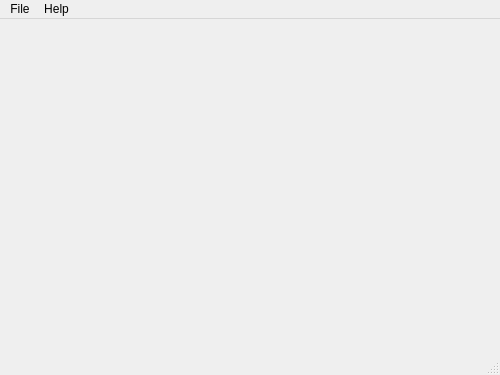
<?xml version="1.0" encoding="UTF-8"?>
<ui version="4.0">
 <class>SerialInterface</class>
 <widget class="QDockWidget" name="SerialInterface">
  <property name="geometry">
   <rect>
    <x>0</x>
    <y>0</y>
    <width>500</width>
    <height>375</height>
   </rect>
  </property>
  <widget class="QMainWindow" name="mainWindow">
   <property name="dockNestingEnabled">
    <bool>true</bool>
   </property>
   <widget class="QScrollArea" name="centralWidget">
    <property name="frameShape">
     <enum>QFrame::NoFrame</enum>
    </property>
    <property name="frameShadow">
     <enum>QFrame::Plain</enum>
    </property>
    <property name="widgetResizable">
     <bool>true</bool>
    </property>
    <property name="alignment">
     <set>Qt::AlignCenter</set>
    </property>
   </widget>
   <widget class="QMenuBar" name="menuBar">
    <property name="geometry">
     <rect>
      <x>0</x>
      <y>0</y>
      <width>500</width>
      <height>21</height>
     </rect>
    </property>
    <widget class="QMenu" name="menuFile">
     <property name="title">
      <string>File</string>
     </property>
     <addaction name="actionClose_Window"/>
    </widget>
    <widget class="QMenu" name="menuHelp">
     <property name="title">
      <string>Help</string>
     </property>
     <addaction name="actionGeneral_Help"/>
     <addaction name="actionInterface_Help"/>
    </widget>
    <addaction name="menuFile"/>
    <addaction name="menuHelp"/>
   </widget>
   <widget class="QStatusBar" name="statusBar"/>
  </widget>
  <action name="actionClose_Window">
   <property name="text">
    <string>Close Window</string>
   </property>
   <property name="shortcut">
    <string>Ctrl+Q</string>
   </property>
  </action>
  <action name="actionGeneral_Help">
   <property name="text">
    <string>General Help</string>
   </property>
  </action>
  <action name="actionInterface_Help">
   <property name="text">
    <string>Interface Help</string>
   </property>
  </action>
 </widget>
 <resources/>
 <connections/>
</ui>
